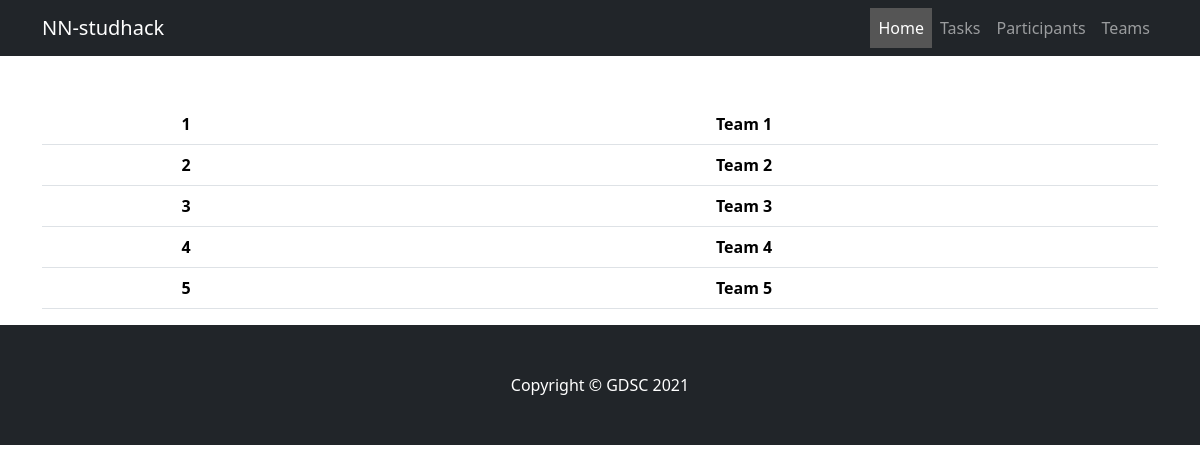
The page /studhack/teams on the database its author committed.
### studhack/models.py (models this page shows, shortened)
class Teams(models.Model):
    id = models.IntegerField(primary_key=True, unique=True)
    team_name = models.CharField(max_length=255)
    task = models.ForeignKey('Tasks', on_delete=models.PROTECT, null=True)

### studhack/views.py (the view)
# urls.py: path('teams', teams, name='teams'),
def teams(request):
    teams = Teams.objects.all()
    context = {
        'teams' : teams,
    }
    return render(request, 'studhack/teams.html', context=context)

### studhack/templates/studhack/teams.html
{% extends 'studhack/base.html' %}
{% block content%}
<div class="container">
    <div class="text-center mt-5">
        <table class="table">
            {% for team in teams %}
            <tr><th>{{team.id}}</th><th>{{team.team_name}}</th></tr>
            {% endfor %}
        </table>
    </div>
</div>
{% endblock %}

### rows shown on the page
Teams: id "1", team_name "Team 1"
Teams: id "2", team_name "Team 2"
Teams: id "3", team_name "Team 3"
Teams: id "4", team_name "Team 4"
Teams: id "5", team_name "Team 5"
